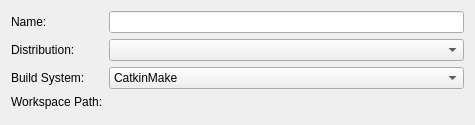
<?xml version="1.0" encoding="UTF-8"?>
<ui version="4.0">
 <class>ROSProjectManager::Internal::ROSImportWizardPage</class>
 <widget class="QWizardPage" name="ROSProjectManager::Internal::ROSImportWizardPage">
  <property name="geometry">
   <rect>
    <x>0</x>
    <y>0</y>
    <width>475</width>
    <height>125</height>
   </rect>
  </property>
  <property name="sizePolicy">
   <sizepolicy hsizetype="Expanding" vsizetype="Expanding">
    <horstretch>0</horstretch>
    <verstretch>0</verstretch>
   </sizepolicy>
  </property>
  <property name="cursor">
   <cursorShape>PointingHandCursor</cursorShape>
  </property>
  <property name="windowTitle">
   <string>WizardPage</string>
  </property>
  <property name="layoutDirection">
   <enum>Qt::LeftToRight</enum>
  </property>
  <layout class="QFormLayout" name="formLayout">
   <item row="0" column="0">
    <widget class="QLabel" name="nameLabel">
     <property name="sizePolicy">
      <sizepolicy hsizetype="Fixed" vsizetype="Preferred">
       <horstretch>0</horstretch>
       <verstretch>0</verstretch>
      </sizepolicy>
     </property>
     <property name="text">
      <string>Name:</string>
     </property>
    </widget>
   </item>
   <item row="0" column="1">
    <widget class="Utils::FileNameValidatingLineEdit" name="nameLineEdit"/>
   </item>
   <item row="1" column="0">
    <widget class="QLabel" name="distributionLabel">
     <property name="text">
      <string>Distribution:</string>
     </property>
    </widget>
   </item>
   <item row="1" column="1">
    <widget class="QComboBox" name="distributionComboBox"/>
   </item>
   <item row="2" column="0">
    <widget class="QLabel" name="buildSystemLabel">
     <property name="text">
      <string>Build System:</string>
     </property>
    </widget>
   </item>
   <item row="2" column="1">
    <widget class="QComboBox" name="buildSystemComboBox">
     <item>
      <property name="text">
       <string>CatkinMake</string>
      </property>
     </item>
     <item>
      <property name="text">
       <string>CatkinTools</string>
      </property>
     </item>
    </widget>
   </item>
   <item row="3" column="0">
    <widget class="QLabel" name="workspaceLabel">
     <property name="text">
      <string>Workspace Path:</string>
     </property>
    </widget>
   </item>
   <item row="3" column="1">
    <widget class="Utils::PathChooser" name="pathChooser" native="true"/>
   </item>
  </layout>
 </widget>
 <customwidgets>
  <customwidget>
   <class>Utils::FileNameValidatingLineEdit</class>
   <extends>QLineEdit</extends>
   <header>utils/filenamevalidatinglineedit.h</header>
  </customwidget>
  <customwidget>
   <class>Utils::PathChooser</class>
   <extends>QWidget</extends>
   <header>utils/pathchooser.h</header>
   <container>1</container>
  </customwidget>
 </customwidgets>
 <resources/>
 <connections/>
</ui>
